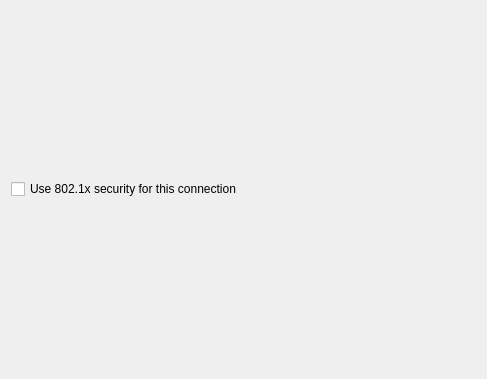
<?xml version="1.0" encoding="UTF-8"?>
<ui version="4.0">
 <class>WiredSecurity</class>
 <widget class="QWidget" name="WiredSecurity">
  <property name="geometry">
   <rect>
    <x>0</x>
    <y>0</y>
    <width>487</width>
    <height>379</height>
   </rect>
  </property>
  <layout class="QVBoxLayout" name="verticalLayout">
   <item>
    <widget class="QCheckBox" name="use8021X">
     <property name="text">
      <string>Use 802.1x security for this connection</string>
     </property>
    </widget>
   </item>
  </layout>
 </widget>
 <resources/>
 <connections/>
</ui>
